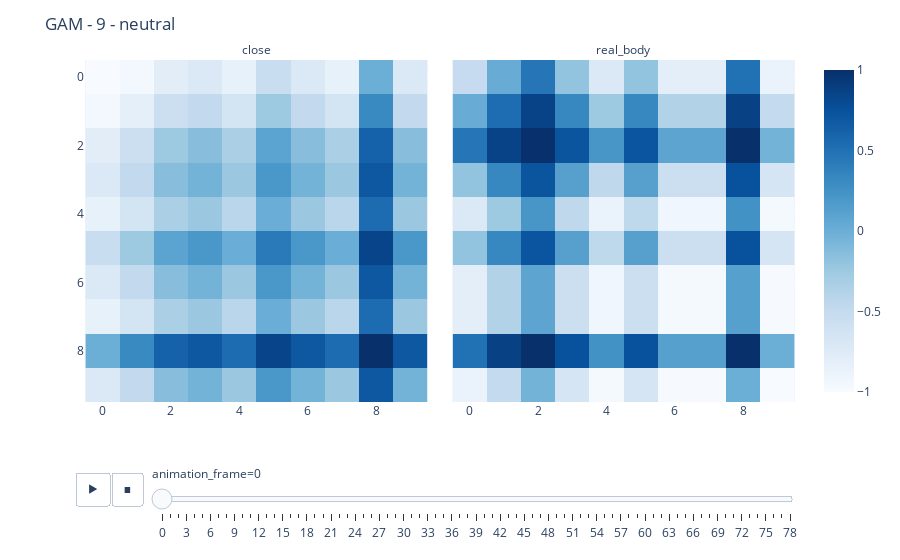

Write notebook code for a chart like this one.
### Code cell
# visualise a 1D (closing price and real-body) timeseries 
#  as 2D images (Gramian angular matrix)

# animate all the predicted gams
fig = px.imshow(
    gam_pred,
    animation_frame = 0,  
    facet_col = 3,
    facet_col_wrap = 2,
    color_continuous_scale='blues'
) 

# include the frame number and predicted category in the title
fig.update_layout(
    title=f'GAM - {window_size-1} - {df["prediction"][window_size-1]}',
    autosize=True,
)
for k in range(len(fig.frames)):
    fig.frames[k]['layout'].update(title_text=f'GAF - {k} - {df["prediction"][k+window_size-1]}')

# change the facet labels to reflect the feature being displayed
for a in range(len(fig.layout.annotations)):
    fig.layout.annotations[a].text = feature_list[a]

fig.show()

### Figure 1 — Plotly figure (JSON) as saved in the notebook; plotly's stock layout.template omitted (floating-point values rounded to 4 significant figures)
{"data": [{"coloraxis": "coloraxis", "hovertemplate": "x: %{x}<br>y: %{y}<br>color: %{z}<extra></extra>", "name": "0", "type": "heatmap", "xaxis": "x", "yaxis": "y", "z": [[-1, -0.9516, -0.7885, -0.7219, -0.8429, -0.5333, -0.7219, -0.8429, 0, -0.7219], [-0.9516, -0.8111, -0.5613, -0.4743, -0.6367, -0.2474, -0.4743, -0.6367, 0.3074, -0.4743], [-0.7885, -0.5613, -0.2436, -0.1437, -0.3337, 0.09973, -0.1437, -0.3337, 0.615, -0.1437], [-0.7219, -0.4743, -0.1437, -0.04241, -0.2362, 0.2004, -0.04241, -0.2362, 0.6919, -0.04241], [-0.8429, -0.6367, -0.3337, -0.2362, -0.4209, 0.00569, -0.2362, -0.4209, 0.5381, -0.2362], [-0.5333, -0.2474, 0.09973, 0.2004, 0.00569, 0.4312, 0.2004, 0.00569, 0.8459, 0.2004], [-0.7219, -0.4743, -0.1437, -0.04241, -0.2362, 0.2004, -0.04241, -0.2362, 0.6919, -0.04241], [-0.8429, -0.6367, -0.3337, -0.2362, -0.4209, 0.00569, -0.2362, -0.4209, 0.5381, -0.2362], [0, 0.3074, 0.615, 0.6919, 0.5381, 0.8459, 0.6919, 0.5381, 1, 0.6919], [-0.7219, -0.4743, -0.1437, -0.04241, -0.2362, 0.2004, -0.04241, -0.2362, 0.6919, -0.04241]]}, {"coloraxis": "coloraxis", "hovertemplate": "x: %{x}<br>y: %{y}<br>color: %{z}<extra></extra>", "name": "1", "type": "heatmap", "xaxis": "x2", "yaxis": "y2", "z": [[-0.5005, 0.01578, 0.4645, -0.1985, -0.7136, -0.1982, -0.7969, -0.7968, 0.4997, -0.8662], [0.01578, 0.5276, 0.8537, 0.3336, -0.2519, 0.3339, -0.3729, -0.3727, 0.874, -0.486], [0.4645, 0.8537, 0.9968, 0.7225, 0.211, 0.7227, 0.08504, 0.08525, 0.9992, -0.04021], [-0.1985, 0.3336, 0.7225, 0.1242, -0.4531, 0.1245, -0.5628, -0.5626, 0.7497, -0.6618], [-0.7136, -0.2519, 0.211, -0.4531, -0.8748, -0.4529, -0.9293, -0.9292, 0.2502, -0.9682], [-0.1982, 0.3339, 0.7227, 0.1245, -0.4529, 0.1248, -0.5626, -0.5624, 0.7499, -0.6615], [-0.7969, -0.3729, 0.08504, -0.5628, -0.9293, -0.5626, -0.9687, -0.9687, 0.125, -0.9922], [-0.7968, -0.3727, 0.08525, -0.5626, -0.9292, -0.5624, -0.9687, -0.9686, 0.1252, -0.9921], [0.4997, 0.874, 0.9992, 0.7497, 0.2502, 0.7499, 0.125, 0.1252, 1, 0], [-0.8662, -0.486, -0.04021, -0.6618, -0.9682, -0.6615, -0.9922, -0.9921, 0, -1]]}], "layout": {"annotations": [{"font": {}, "showarrow": false, "text": "close", "x": 0.245, "xanchor": "center", "xref": "paper", "y": 1, "yanchor": "bottom", "yref": "paper"}, {"font": {}, "showarrow": false, "text": "real_body", "x": 0.755, "xanchor": "center", "xref": "paper", "y": 1, "yanchor": "bottom", "yref": "paper"}], "autosize": true, "coloraxis": {"colorscale": [[0, "rgb(247,251,255)"], [0.125, "rgb(222,235,247)"], [0.25, "rgb(198,219,239)"], [0.375, "rgb(158,202,225)"], [0.5, "rgb(107,174,214)"], [0.625, "rgb(66,146,198)"], [0.75, "rgb(33,113,181)"], [0.875, "rgb(8,81,156)"], [1, "rgb(8,48,107)"]]}, "margin": {"t": 60}, "sliders": [{"active": 0, "currentvalue": {"prefix": "animation_frame="}, "len": 0.9, "pad": {"b": 10, "t": 60}, "steps": [{"args": [["0"], {"frame": {"duration": 0, "redraw": true}, "fromcurrent": true, "mode": "immediate", "transition": {"duration": 0, "easing": "linear"}}], "label": "0", "method": "animate"}, {"args": [["1"], {"frame": {"duration": 0, "redraw": true}, "fromcurrent": true, "mode": "immediate", "transition": {"duration": 0, "easing": "linear"}}], "label": "1", "method": "animate"}, {"args": [["2"], {"frame": {"duration": 0, "redraw": true}, "fromcurrent": true, "mode": "immediate", "transition": {"duration": 0, "easing": "linear"}}], "label": "2", "method": "animate"}, {"args": [["3"], {"frame": {"duration": 0, "redraw": true}, "fromcurrent": true, "mode": "immediate", "transition": {"duration": 0, "easing": "linear"}}], "label": "3", "method": "animate"}, {"args": [["4"], {"frame": {"duration": 0, "redraw": true}, "fromcurrent": true, "mode": "immediate", "transition": {"duration": 0, "easing": "linear"}}], "label": "4", "method": "animate"}, {"args": [["5"], {"frame": {"duration": 0, "redraw": true}, "fromcurrent": true, "mode": "immediate", "transition": {"duration": 0, "easing": "linear"}}], "label": "5", "method": "animate"}, {"args": [["6"], {"frame": {"duration": 0, "redraw": true}, "fromcurrent": true, "mode": "immediate", "transition": {"duration": 0, "easing": "linear"}}], "label": "6", "method": "animate"}, {"args": [["7"], {"frame": {"duration": 0, "redraw": true}, "fromcurrent": true, "mode": "immediate", "transition": {"duration": 0, "easing": "linear"}}], "label": "7", "method": "animate"}, {"args": [["8"], {"frame": {"duration": 0, "redraw": true}, "fromcurrent": true, "mode": "immediate", "transition": {"duration": 0, "easing": "linear"}}], "label": "8", "method": "animate"}, {"args": [["9"], {"frame": {"duration": 0, "redraw": true}, "fromcurrent": true, "mode": "immediate", "transition": {"duration": 0, "easing": "linear"}}], "label": "9", "method": "animate"}, {"args": [["10"], {"frame": {"duration": 0, "redraw": true}, "fromcurrent": true, "mode": "immediate", "transition": {"duration": 0, "easing": "linear"}}], "label": "10", "method": "animate"}, {"args": [["11"], {"frame": {"duration": 0, "redraw": true}, "fromcurrent": true, "mode": "immediate", "transition": {"duration": 0, "easing": "linear"}}], "label": "11", "method": "animate"}, {"args": [["12"], {"frame": {"duration": 0, "redraw": true}, "fromcurrent": true, "mode": "immediate", "transition": {"duration": 0, "easing": "linear"}}], "label": "12", "method": "animate"}, {"args": [["13"], {"frame": {"duration": 0, "redraw": true}, "fromcurrent": true, "mode": "immediate", "transition": {"duration": 0, "easing": "linear"}}], "label": "13", "method": "animate"}, {"args": [["14"], {"frame": {"duration": 0, "redraw": true}, "fromcurrent": true, "mode": "immediate", "transition": {"duration": 0, "easing": "linear"}}], "label": "14", "method": "animate"}, {"args": [["15"], {"frame": {"duration": 0, "redraw": true}, "fromcurrent": true, "mode": "immediate", "transition": {"duration": 0, "easing": "linear"}}], "label": "15", "method": "animate"}, {"args": [["16"], {"frame": {"duration": 0, "redraw": true}, "fromcurrent": true, "mode": "immediate", "transition": {"duration": 0, "easing": "linear"}}], "label": "16", "method": "animate"}, {"args": [["17"], {"frame": {"duration": 0, "redraw": true}, "fromcurrent": true, "mode": "immediate", "transition": {"duration": 0, "easing": "linear"}}], "label": "17", "method": "animate"}, {"args": [["18"], {"frame": {"duration": 0, "redraw": true}, "fromcurrent": true, "mode": "immediate", "transition": {"duration": 0, "easing": "linear"}}], "label": "18", "method": "animate"}, {"args": [["19"], {"frame": {"duration": 0, "redraw": true}, "fromcurrent": true, "mode": "immediate", "transition": {"duration": 0, "easing": "linear"}}], "label": "19", "method": "animate"}, {"args": [["20"], {"frame": {"duration": 0, "redraw": true}, "fromcurrent": true, "mode": "immediate", "transition": {"duration": 0, "easing": "linear"}}], "label": "20", "method": "animate"}, {"args": [["21"], {"frame": {"duration": 0, "redraw": true}, "fromcurrent": true, "mode": "immediate", "transition": {"duration": 0, "easing": "linear"}}], "label": "21", "method": "animate"}, {"args": [["22"], {"frame": {"duration": 0, "redraw": true}, "fromcurrent": true, "mode": "immediate", "transition": {"duration": 0, "easing": "linear"}}], "label": "22", "method": "animate"}, {"args": [["23"], {"frame": {"duration": 0, "redraw": true}, "fromcurrent": true, "mode": "immediate", "transition": {"duration": 0, "easing": "linear"}}], "label": "23", "method": "animate"}, {"args": [["24"], {"frame": {"duration": 0, "redraw": true}, "fromcurrent": true, "mode": "immediate", "transition": {"duration": 0, "easing": "linear"}}], "label": "24", "method": "animate"}, {"args": [["25"], {"frame": {"duration": 0, "redraw": true}, "fromcurrent": true, "mode": "immediate", "transition": {"duration": 0, "easing": "linear"}}], "label": "25", "method": "animate"}, {"args": [["26"], {"frame": {"duration": 0, "redraw": true}, "fromcurrent": true, "mode": "immediate", "transition": {"duration": 0, "easing": "linear"}}], "label": "26", "method": "animate"}, {"args": [["27"], {"frame": {"duration": 0, "redraw": true}, "fromcurrent": true, "mode": "immediate", "transition": {"duration": 0, "easing": "linear"}}], "label": "27", "method": "animate"}, {"args": [["28"], {"frame": {"duration": 0, "redraw": true}, "fromcurrent": true, "mode": "immediate", "transition": {"duration": 0, "easing": "linear"}}], "label": "28", "method": "animate"}, {"args": [["29"], {"frame": {"duration": 0, "redraw": true}, "fromcurrent": true, "mode": "immediate", "transition": {"duration": 0, "easing": "linear"}}], "label": "29", "method": "animate"}, {"args": [["30"], {"frame": {"duration": 0, "redraw": true}, "fromcurrent": true, "mode": "immediate", "transition": {"duration": 0, "easing": "linear"}}], "label": "30", "method": "animate"}, {"args": [["31"], {"frame": {"duration": 0, "redraw": true}, "fromcurrent": true, "mode": "immediate", "transition": {"duration": 0, "easing": "linear"}}], "label": "31", "method": "animate"}, {"args": [["32"], {"frame": {"duration": 0, "redraw": true}, "fromcurrent": true, "mode": "immediate", "transition": {"duration": 0, "easing": "linear"}}], "label": "32", "method": "animate"}, {"args": [["33"], {"frame": {"duration": 0, "redraw": true}, "fromcurrent": true, "mode": "immediate", "transition": {"duration": 0, "easing": "linear"}}], "label": "33", "method": "animate"}, {"args": [["34"], {"frame": {"duration": 0, "redraw": true}, "fromcurrent": true, "mode": "immediate", "transition": {"duration": 0, "easing": "linear"}}], "label": "34", "method": "animate"}, {"args": [["35"], {"frame": {"duration": 0, "redraw": true}, "fromcurrent": true, "mode": "immediate", "transition": {"duration": 0, "easing": "linear"}}], "label": "35", "method": "animate"}, {"args": [["36"], {"frame": {"duration": 0, "redraw": true}, "fromcurrent": true, "mode": "immediate", "transition": {"duration": 0, "easing": "linear"}}], "label": "36", "method": "animate"}, {"args": [["37"], {"frame": {"duration": 0, "redraw": true}, "fromcurrent": true, "mode": "immediate", "transition": {"duration": 0, "easing": "linear"}}], "label": "37", "method": "animate"}, {"args": [["38"], {"frame": {"duration": 0, "redraw": true}, "fromcurrent": true, "mode": "immediate", "transition": {"duration": 0, "easing": "linear"}}], "label": "38", "method": "animate"}, {"args": [["39"], {"frame": {"duration": 0, "redraw": true}, "fromcurrent": true, "mode": "immediate", "transition": {"duration": 0, "easing": "linear"}}], "label": "39", "method": "animate"}, {"args": [["40"], {"frame": {"duration": 0, "redraw": true}, "fromcurrent": true, "mode": "immediate", "transition": {"duration": 0, "easing": "linear"}}], "label": "40", "method": "animate"}, {"args": [["41"], {"frame": {"duration": 0, "redraw": true}, "fromcurrent": true, "mode": "immediate", "transition": {"duration": 0, "easing": "linear"}}], "label": "41", "method": "animate"}, {"args": [["42"], {"frame": {"duration": 0, "redraw": true}, "fromcurrent": true, "mode": "immediate", "transition": {"duration": 0, "easing": "linear"}}], "label": "42", "method": "animate"}, {"args": [["43"], {"frame": {"duration": 0, "redraw": true}, "fromcurrent": true, "mode": "immediate", "transition": {"duration": 0, "easing": "linear"}}], "label": "43", "method": "animate"}, {"args": [["44"], {"frame": {"duration": 0, "redraw": true}, "fromcurrent": true, "mode": "immediate", "transition": {"duration": 0, "easing": "linear"}}], "label": "44", "method": "animate"}, {"args": [["45"], {"frame": {"duration": 0, "redraw": true}, "fromcurrent": true, "mode": "immediate", "transition": {"duration": 0, "easing": "linear"}}], "label": "45", "method": "animate"}, {"args": [["46"], {"frame": {"duration": 0, "redraw": true}, "fromcurrent": true, "mode": "immediate", "transition": {"duration": 0, "easing": "linear"}}], "label": "46", "method": "animate"}, {"args": [["47"], {"frame": {"duration": 0, "redraw": true}, "fromcurrent": true, "mode": "immediate", "transition": {"duration": 0, "easing": "linear"}}], "label": "47", "method": "animate"}, {"args": [["48"], {"frame": {"duration": 0, "redraw": true}, "fromcurrent": true, "mode": "immediate", "transition": {"duration": 0, "easing": "linear"}}], "label": "48", "method": "animate"}, {"args": [["49"], {"frame": {"duration": 0, "redraw": true}, "fromcurrent": true, "mode": "immediate", "transition": {"duration": 0, "easing": "linear"}}], "label": "49", "method": "animate"}, {"args": [["50"], {"frame": {"duration": 0, "redraw": true}, "fromcurrent": true, "mode": "immediate", "transition": {"duration": 0, "easing": "linear"}}], "label": "50", "method": "animate"}, {"args": [["51"], {"frame": {"duration": 0, "redraw": true}, "fromcurrent": true, "mode": "immediate", "transition": {"duration": 0, "easing": "linear"}}], "label": "51", "method": "animate"}, {"args": [["52"], {"frame": {"duration": 0, "redraw": true}, "fromcurrent": true, "mode": "immediate", "transition": {"duration": 0, "easing": "linear"}}], "label": "52", "method": "animate"}, {"args": [["53"], {"frame": {"duration": 0, "redraw": true}, "fromcurrent": true, "mode": "immediate", "transition": {"duration": 0, "easing": "linear"}}], "label": "53", "method": "animate"}, {"args": [["54"], {"frame": {"duration": 0, "redraw": true}, "fromcurrent": true, "mode": "immediate", "transition": {"duration": 0, "easing": "linear"}}], "label": "54", "method": "animate"}, {"args": [["55"], {"frame": {"duration": 0, "redraw": true}, "fromcurrent": true, "mode": "immediate", "transition": {"duration": 0, "easing": "linear"}}], "label": "55", "method": "animate"}, {"args": [["56"], {"frame": {"duration": 0, "redraw": true}, "fromcurrent": true, "mode": "immediate", "transition": {"duration": 0, "easing": "linear"}}], "label": "56", "method": "animate"}, {"args": [["57"], {"frame": {"duration": 0, "redraw": true}, "fromcurrent": true, "mode": "immediate", "transition": {"duration": 0, "easing": "linear"}}], "label": "57", "method": "animate"}, {"args": [["58"], {"frame": {"duration": 0, "redraw": true}, "fromcurrent": true, "mode": "immediate", "transition": {"duration": 0, "easing": "linear"}}], "label": "58", "method": "animate"}, {"args": [["59"], {"frame": {"duration": 0, "redraw": true}, "fromcurrent": true, "mode": "immediate", "transition": {"duration": 0, "easing": "linear"}}], "label": "59", "method": "animate"}, {"args": [["60"], {"frame": {"duration": 0, "redraw": true}, "fromcurrent": true, "mode": "immediate", "transition": {"duration": 0, "easing": "linear"}}], "label": "60", "method": "animate"}, {"args": [["61"], {"frame": {"duration": 0, "redraw": true}, "fromcurrent": true, "mode": "immediate", "transition": {"duration": 0, "easing": "linear"}}], "label": "61", "method": "animate"}, {"args": [["62"], {"frame": {"duration": 0, "redraw": true}, "fromcurrent": true, "mode": "immediate", "transition": {"duration": 0, "easing": "linear"}}], "label": "62", "method": "animate"}, {"args": [["63"], {"frame": {"duration": 0, "redraw": true}, "fromcurrent": true, "mode": "immediate", "transition": {"duration": 0, "easing": "linear"}}], "label": "63", "method": "animate"}, {"args": [["64"], {"frame": {"duration": 0, "redraw": true}, "fromcurrent": true, "mode": "immediate", "transition": {"duration": 0, "easing": "linear"}}], "label": "64", "method": "animate"}, {"args": [["65"], {"frame": {"duration": 0, "redraw": true}, "fromcurrent": true, "mode": "immediate", "transition": {"duration": 0, "easing": "linear"}}], "label": "65", "method": "animate"}, {"args": [["66"], {"frame": {"duration": 0, "redraw": true}, "fromcurrent": true, "mode": "immediate", "transition": {"duration": 0, "easing": "linear"}}], "label": "66", "method": "animate"}, {"args": [["67"], {"frame": {"duration": 0, "redraw": true}, "fromcurrent": true, "mode": "immediate", "transition": {"duration": 0, "easing": "linear"}}], "label": "67", "method": "animate"}, {"args": [["68"], {"frame": {"duration": 0, "redraw": true}, "fromcurrent": true, "mode": "immediate", "transition": {"duration": 0, "easing": "linear"}}], "label": "68", "method": "animate"}, {"args": [["69"], {"frame": {"duration": 0, "redraw": true}, "fromcurrent": true, "mode": "immediate", "transition": {"duration": 0, "easing": "linear"}}], "label": "69", "method": "animate"}, {"args": [["70"], {"frame": {"duration": 0, "redraw": true}, "fromcurrent": true, "mode": "immediate", "transition": {"duration": 0, "easing": "linear"}}], "label": "70", "method": "animate"}, {"args": [["71"], {"frame": {"duration": 0, "redraw": true}, "fromcurrent": true, "mode": "immediate", "transition": {"duration": 0, "easing": "linear"}}], "label": "71", "method": "animate"}, {"args": [["72"], {"frame": {"duration": 0, "redraw": true}, "fromcurrent": true, "mode": "immediate", "transition": {"duration": 0, "easing": "linear"}}], "label": "72", "method": "animate"}, {"args": [["73"], {"frame": {"duration": 0, "redraw": true}, "fromcurrent": true, "mode": "immediate", "transition": {"duration": 0, "easing": "linear"}}], "label": "73", "method": "animate"}, {"args": [["74"], {"frame": {"duration": 0, "redraw": true}, "fromcurrent": true, "mode": "immediate", "transition": {"duration": 0, "easing": "linear"}}], "label": "74", "method": "animate"}, {"args": [["75"], {"frame": {"duration": 0, "redraw": true}, "fromcurrent": true, "mode": "immediate", "transition": {"duration": 0, "easing": "linear"}}], "label": "75", "method": "animate"}, {"args": [["76"], {"frame": {"duration": 0, "redraw": true}, "fromcurrent": true, "mode": "immediate", "transition": {"duration": 0, "easing": "linear"}}], "label": "76", "method": "animate"}, {"args": [["77"], {"frame": {"duration": 0, "redraw": true}, "fromcurrent": true, "mode": "immediate", "transition": {"duration": 0, "easing": "linear"}}], "label": "77", "method": "animate"}, {"args": [["78"], {"frame": {"duration": 0, "redraw": true}, "fromcurrent": true, "mode": "immediate", "transition": {"duration": 0, "easing": "linear"}}], "label": "78", "method": "animate"}], "x": 0.1, "xanchor": "left", "y": 0, "yanchor": "top"}], "title": {"text": "GAM - 9 - neutral"}, "updatemenus": [{"buttons": [{"args": [null, {"frame": {"duration": 500, "redraw": true}, "fromcurrent": true, "mode": "immediate", "transition": {"duration": 500, "easing": "linear"}}], "label": "&#9654;", "method": "animate"}, {"args": [[null], {"frame": {"duration": 0, "redraw": true}, "fromcurrent": true, "mode": "immediate", "transition": {"duration": 0, "easing": "linear"}}], "label": "&#9724;", "method": "animate"}], "direction": "left", "pad": {"r": 10, "t": 70}, "showactive": false, "type": "buttons", "x": 0.1, "xanchor": "right", "y": 0, "yanchor": "top"}], "xaxis": {"anchor": "y", "constrain": "domain", "domain": [0, 0.49], "scaleanchor": "y"}, "xaxis2": {"anchor": "y2", "domain": [0.51, 1], "matches": "x"}, "yaxis": {"anchor": "x", "autorange": "reversed", "constrain": "domain", "domain": [0, 1]}, "yaxis2": {"anchor": "x2", "domain": [0, 1], "matches": "y", "showticklabels": false}}}
